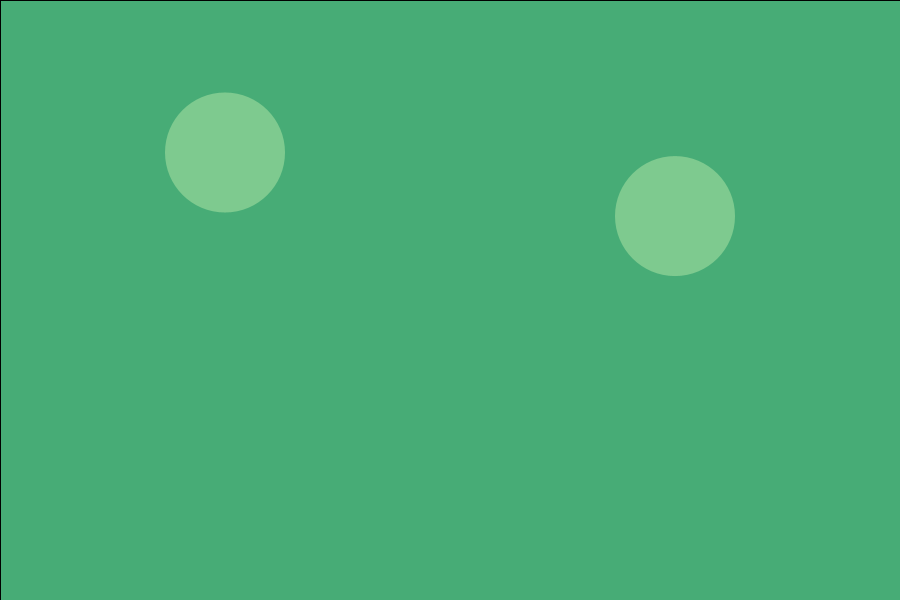
Frame 1 (no input)
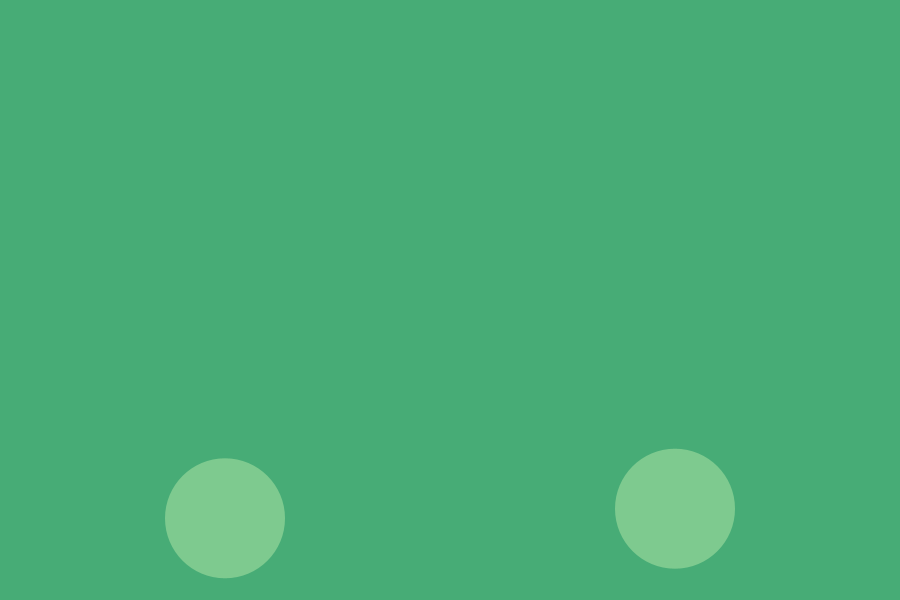
Frame 60 (the mouse pressed at the canvas centre just before this capture)
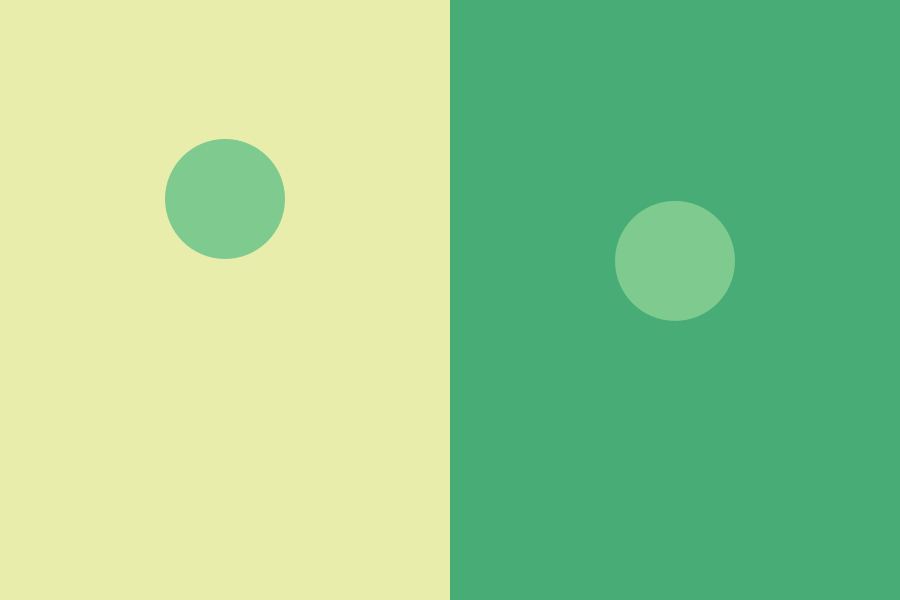
Frame 120 (the mouse held since frame 60 and released just before this capture)

The Processing sketch that drew these frames (run headless with seeded random() and noise(); from frame 60 on, the mouse is pressed at the canvas centre):

// Processing sketch: processing_171362
// ── processing_171362.pde


Ball ball1;
Ball ball2;
color grean1 = color(232, 237, 172);
color grean2 = color(126, 202, 143);
color grean3 = color(71, 172, 118);
color ornge1 = color(237, 174, 86);
color ornge2 = color(219, 130, 73);
color ornge3 = color(204, 91, 63);
color bloue1 = color(194, 77, 72);
color bloue2 = color(93, 83, 76);
color bloue3 = color(39, 98, 88);

void setup() {
  size(900, 600);
  ball1 = new Ball(225, height/(random(2, 5)));
  ball2 = new Ball(675, height/(random(2, 5)));
}

void draw() {
  if (keyPressed) {
    if (key == '1') {
      background(grean1);
      fill(grean3);
    } else if (key == '2') {
      background(ornge1);
      fill(ornge3);
    } else if (key == '3') {
      background(bloue1);
      fill(bloue3);
    } 
  } else {
    background(grean1);
    fill(grean3);
  }
  rect(mouseX, 0, 900, 600);
  noStroke();
  ball1.move();
  ball1.display();
  ball2.move();
  ball2.display();
}

//---------------------------------

class Ball {
  
  color grean2 = color(126, 202, 143);
  color ornge2 = color(219, 130, 73);
  color bloue2 = color(93, 83, 76);
  float spring = 0.4;
  float gravity = 0.2;
  float friction = -.95;
  float x, y;
  float diameter;
  float vx = 0;
  float vy = 0;
  int id;
 
  Ball(float xin, float yin) {
    x = xin;
    y = yin;
  } 
  
  void move() {
    vy += gravity;
    x += vx;
    y += vy;
    if (y + 60 > height) {
      y = height - 60;
      vy *= friction; 
    } 
    else if (y - 60 < 0) {
      y = 60;
      vy *= friction;
    }
  }
  
  void display() {
    if (keyPressed) {
      if (key == '1') {
        fill(grean2);
      } else if (key == '2') {
        fill(ornge2);
      } else if (key == '3') {
        fill(bloue2);
      } 
    } else {
      fill(grean2);
    }
    ellipse(x, y, 120, 120);
  }
}
